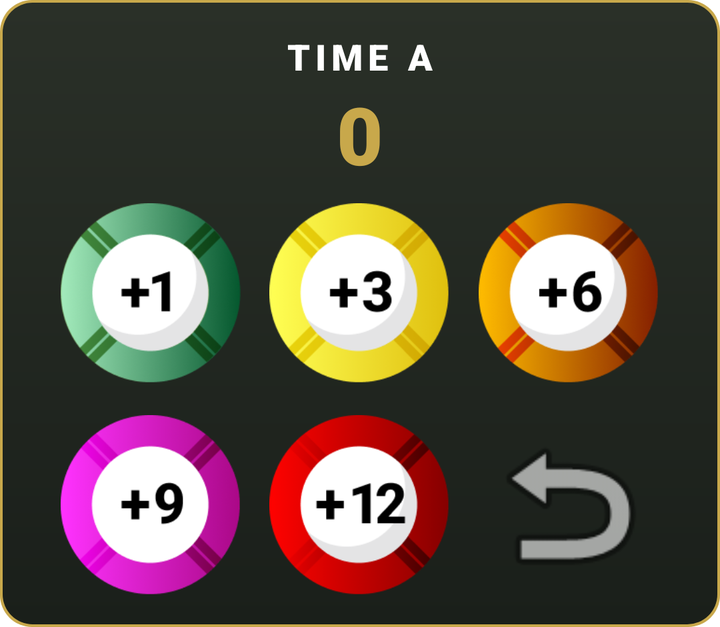
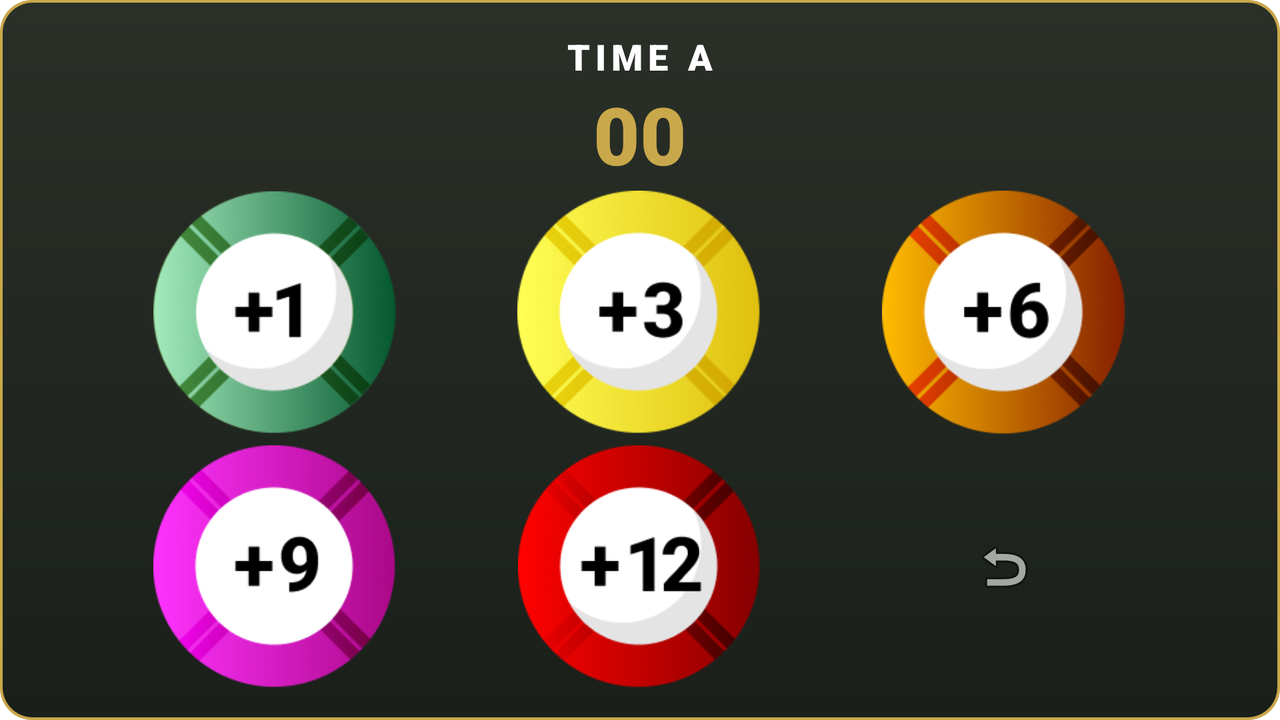

The same Android screen from two of the app's own layout files: first res/layout/ as a phone draws it, then the repository's variant for another configuration, drawn on a device whose configuration selects that folder. Both files follow.
<!-- AndroidManifest.xml: application theme Theme.ChoraMarreco -->
<!-- res/layout/card_score.xml -->
<?xml version="1.0" encoding="utf-8"?>
<androidx.constraintlayout.widget.ConstraintLayout xmlns:android="http://schemas.android.com/apk/res/android"
    xmlns:app="http://schemas.android.com/apk/res-auto"
    xmlns:tools="http://schemas.android.com/tools"
    android:layout_width="match_parent"
    android:layout_height="wrap_content"
    android:background="@drawable/bg_card_dark"
    android:padding="@dimen/spacing_normal">

    <TextView
        android:id="@+id/tvTeamName"
        android:layout_width="wrap_content"
        android:layout_height="wrap_content"
        android:fontFamily="sans-serif-black"
        android:letterSpacing="0.15"
        android:textAllCaps="true"
        android:textColor="@color/white"
        android:textSize="@dimen/text_large"
        app:layout_constraintEnd_toEndOf="parent"
        app:layout_constraintStart_toStartOf="parent"
        app:layout_constraintTop_toTopOf="parent"
        tools:text="time A" />

    <TextView
        android:id="@+id/tvScore"
        android:layout_width="wrap_content"
        android:layout_height="wrap_content"
        android:fontFamily="sans-serif-black"
        android:text="0"
        android:textColor="@color/secondary_yellow"
        android:textSize="@dimen/text_display_xlarge"
        app:layout_constraintEnd_toEndOf="parent"
        app:layout_constraintStart_toStartOf="parent"
        app:layout_constraintTop_toBottomOf="@id/tvTeamName" />

    <LinearLayout
        android:id="@+id/rowChips1"
        android:layout_width="0dp"
        android:layout_height="wrap_content"
        android:layout_marginTop="@dimen/spacing_small"
        android:gravity="center_vertical"
        android:orientation="horizontal"
        app:layout_constraintEnd_toEndOf="parent"
        app:layout_constraintStart_toStartOf="parent"
        app:layout_constraintTop_toBottomOf="@id/tvScore">

        <Space
            android:layout_width="0dp"
            android:layout_height="@dimen/divider_height"
            android:layout_weight="1" />

        <ImageButton
            android:id="@+id/btnPlus1"
            android:layout_width="@dimen/chip_button_size"
            android:layout_height="@dimen/chip_button_size"
            android:background="@drawable/ic_one"
            android:contentDescription="@string/desc_plus_1"
            android:scaleType="fitCenter" />

        <Space
            android:layout_width="0dp"
            android:layout_height="@dimen/divider_height"
            android:layout_weight="1" />

        <ImageButton
            android:id="@+id/btnPlus3"
            android:layout_width="@dimen/chip_button_size"
            android:layout_height="@dimen/chip_button_size"
            android:background="@drawable/ic_three"
            android:contentDescription="@string/desc_plus_3"
            android:scaleType="fitCenter" />

        <Space
            android:layout_width="0dp"
            android:layout_height="@dimen/divider_height"
            android:layout_weight="1" />

        <ImageButton
            android:id="@+id/btnPlus6"
            android:layout_width="@dimen/chip_button_size"
            android:layout_height="@dimen/chip_button_size"
            android:background="@drawable/ic_six"
            android:contentDescription="@string/desc_plus_3"
            android:scaleType="fitCenter" />

        <Space
            android:layout_width="0dp"
            android:layout_height="@dimen/divider_height"
            android:layout_weight="1" />

    </LinearLayout>

    <LinearLayout
        android:id="@+id/rowChips2"
        android:layout_width="0dp"
        android:layout_height="wrap_content"
        android:layout_marginTop="@dimen/spacing_normal"
        android:gravity="center"
        android:orientation="horizontal"
        app:layout_constraintBottom_toBottomOf="parent"
        app:layout_constraintEnd_toEndOf="parent"
        app:layout_constraintStart_toStartOf="parent"
        app:layout_constraintTop_toBottomOf="@id/rowChips1">

        <Space
            android:layout_width="0dp"
            android:layout_height="@dimen/divider_height"
            android:layout_weight="1" />

        <ImageButton
            android:id="@+id/btnPlus9"
            android:layout_width="@dimen/chip_button_size"
            android:layout_height="@dimen/chip_button_size"
            android:background="@drawable/ic_nine"
            android:contentDescription="@string/desc_plus_9"
            android:scaleType="fitCenter" />

        <Space
            android:layout_width="0dp"
            android:layout_height="@dimen/divider_height"
            android:layout_weight="1" />

        <ImageButton
            android:id="@+id/btnPlus12"
            android:layout_width="@dimen/chip_button_size"
            android:layout_height="@dimen/chip_button_size"
            android:background="@drawable/ic_twelve"
            android:contentDescription="@string/desc_plus_12"
            android:scaleType="fitCenter" />

        <Space
            android:layout_width="0dp"
            android:layout_height="@dimen/divider_height"
            android:layout_weight="1" />

        <ImageButton
            android:id="@+id/btnUndo"
            android:layout_width="@dimen/chip_button_size"
            android:layout_height="@dimen/chip_button_size"
            android:background="@null"
            android:backgroundTint="@color/white"
            android:contentDescription="@string/desc_undo"
            android:scaleType="fitCenter"
            android:src="@android:drawable/ic_menu_revert" />

        <Space
            android:layout_width="0dp"
            android:layout_height="@dimen/divider_height"
            android:layout_weight="1" />
    </LinearLayout>

</androidx.constraintlayout.widget.ConstraintLayout>
<!-- resources referenced by this layout -->
<resources>
  <color name="secondary_yellow">#C8A84B</color>
  <color name="white">#FFFFFFFF</color>
  <dimen name="chip_button_size">90dp</dimen>
  <dimen name="divider_height">1dp</dimen>
  <dimen name="spacing_normal">16dp</dimen>
  <dimen name="spacing_small">8dp</dimen>
  <dimen name="text_display_xlarge">40sp</dimen>
  <dimen name="text_large">18sp</dimen>
  <!-- drawable bg_card_dark (drawable) -->
  <?xml version="1.0" encoding="utf-8"?>
  <layer-list xmlns:android="http://schemas.android.com/apk/res/android">
  
      <item>
          <shape android:shape="rectangle">
              <corners android:radius="16dp" />
              <solid android:color="@color/secondary_yellow" />
          </shape>
      </item>
  
      <item
          android:bottom="1.5dp"
          android:left="1.5dp"
          android:right="1.5dp"
          android:top="1.5dp">
          <shape android:shape="rectangle">
              <corners android:radius="15dp" />
              <gradient
                  android:angle="270"
                  android:endColor="@color/card_dark_end"
                  android:startColor="@color/card_dark_start"
                  android:type="linear" />
          </shape>
      </item>
  </layer-list>
  <!-- drawable ic_nine: png bitmap (drawable, 18402 bytes) -->
  <!-- drawable ic_one: png bitmap (drawable, 23180 bytes) -->
  <!-- drawable ic_six: png bitmap (drawable, 18608 bytes) -->
  <!-- drawable ic_three: png bitmap (drawable, 16408 bytes) -->
  <!-- drawable ic_twelve: png bitmap (drawable, 13745 bytes) -->
  <string name="desc_plus_1">+1</string>
  <string name="desc_plus_12">+12</string>
  <string name="desc_plus_3">+3</string>
  <string name="desc_plus_9">+9</string>
  <string name="desc_undo">Desfazer</string>
  <style name="Theme.ChoraMarreco" parent="Base.Theme.ChoraMarreco" />
  <color name="card_dark_end">#1A1F1A</color>
  <color name="card_dark_start">#2A3028</color>
  <style name="Base.Theme.ChoraMarreco" parent="Theme.MaterialComponents.Light.NoActionBar">
          <item name="android:windowLightStatusBar">false</item>
          <item name="android:navigationBarColor">@color/primary_green</item>
          <item name="android:statusBarColor">@color/primary_green</item>
          <item name="windowActionBar">false</item>
          <item name="windowNoTitle">true</item>
      </style>
  <color name="primary_green">#0F3624</color>
</resources>
<!-- res/layout-land/card_score.xml (the repository's variant of the layout above) -->
<!-- drawn on the phone turned sideways -->
<?xml version="1.0" encoding="utf-8"?>
<LinearLayout xmlns:android="http://schemas.android.com/apk/res/android"
    xmlns:tools="http://schemas.android.com/tools"
    android:layout_width="match_parent"
    android:layout_height="match_parent"
    android:background="@drawable/bg_card_dark"
    android:gravity="center_horizontal"
    android:orientation="vertical"
    android:padding="@dimen/spacing_normal">

    <TextView
        android:id="@+id/tvTeamName"
        android:layout_width="wrap_content"
        android:layout_height="wrap_content"
        android:fontFamily="sans-serif-black"
        android:letterSpacing="0.15"
        android:textAllCaps="true"
        android:textColor="#FFFFFF"
        android:textSize="@dimen/text_large"
        tools:text="time A" />

    <TextView
        android:id="@+id/tvScore"
        android:layout_width="wrap_content"
        android:layout_height="wrap_content"
        android:fontFamily="sans-serif-black"
        android:text="00"
        android:textColor="#C8A84B"
        android:textSize="@dimen/text_display_xlarge" />

    <LinearLayout
        android:id="@+id/rowChips1"
        android:layout_width="match_parent"
        android:layout_height="0dp"
        android:layout_weight="1"
        android:gravity="center"
        android:orientation="horizontal">

        <Space
            android:layout_width="0dp"
            android:layout_height="@dimen/divider_height"
            android:layout_weight="1" />

        <ImageButton
            android:id="@+id/btnPlus1"
            android:layout_width="0dp"
            android:layout_height="match_parent"
            android:layout_weight="2"
            android:background="@null"
            android:contentDescription="+1"
            android:scaleType="centerInside"
            android:src="@drawable/ic_one" />

        <Space
            android:layout_width="0dp"
            android:layout_height="@dimen/divider_height"
            android:layout_weight="1" />

        <ImageButton
            android:id="@+id/btnPlus3"
            android:layout_width="0dp"
            android:layout_height="match_parent"
            android:layout_weight="2"
            android:background="@null"
            android:contentDescription="+3"
            android:scaleType="centerInside"
            android:src="@drawable/ic_three" />

        <Space
            android:layout_width="0dp"
            android:layout_height="@dimen/divider_height"
            android:layout_weight="1" />

        <ImageButton
            android:id="@+id/btnPlus6"
            android:layout_width="0dp"
            android:layout_height="match_parent"
            android:layout_weight="2"
            android:background="@null"
            android:contentDescription="+6"
            android:scaleType="centerInside"
            android:src="@drawable/ic_six" />

        <Space
            android:layout_width="0dp"
            android:layout_height="@dimen/divider_height"
            android:layout_weight="1" />

    </LinearLayout>

    <LinearLayout
        android:id="@+id/rowChips2"
        android:layout_width="match_parent"
        android:layout_height="0dp"
        android:layout_weight="1"
        android:gravity="center"
        android:orientation="horizontal"
        android:paddingTop="@dimen/spacing_tiny">

        <Space
            android:layout_width="0dp"
            android:layout_height="@dimen/divider_height"
            android:layout_weight="1" />

        <ImageButton
            android:id="@+id/btnPlus9"
            android:layout_width="0dp"
            android:layout_height="match_parent"
            android:layout_weight="2"
            android:background="@null"
            android:contentDescription="+9"
            android:scaleType="centerInside"
            android:src="@drawable/ic_nine" />

        <Space
            android:layout_width="0dp"
            android:layout_height="@dimen/divider_height"
            android:layout_weight="1" />

        <ImageButton
            android:id="@+id/btnPlus12"
            android:layout_width="0dp"
            android:layout_height="match_parent"
            android:layout_weight="2"
            android:background="@null"
            android:contentDescription="+12"
            android:scaleType="centerInside"
            android:src="@drawable/ic_twelve" />

        <Space
            android:layout_width="0dp"
            android:layout_height="@dimen/divider_height"
            android:layout_weight="1" />

        <ImageButton
            android:id="@+id/btnUndo"
            android:layout_width="0dp"
            android:layout_height="match_parent"
            android:layout_weight="2"
            android:background="@null"
            android:contentDescription="Desfazer"
            android:src="@android:drawable/ic_menu_revert" />

        <Space
            android:layout_width="0dp"
            android:layout_height="@dimen/divider_height"
            android:layout_weight="1" />
    </LinearLayout>

</LinearLayout>
<!-- resources referenced by the variant -->
<!-- as the phone turned sideways resolves them -->
<resources>
  <dimen name="divider_height">1dp</dimen>
  <dimen name="spacing_normal">16dp</dimen>
  <dimen name="spacing_tiny">4dp</dimen>
  <dimen name="text_display_xlarge">40sp</dimen>
  <dimen name="text_large">18sp</dimen>
  <!-- drawable bg_card_dark (drawable) -->
  <?xml version="1.0" encoding="utf-8"?>
  <layer-list xmlns:android="http://schemas.android.com/apk/res/android">
  
      <item>
          <shape android:shape="rectangle">
              <corners android:radius="16dp" />
              <solid android:color="@color/secondary_yellow" />
          </shape>
      </item>
  
      <item
          android:bottom="1.5dp"
          android:left="1.5dp"
          android:right="1.5dp"
          android:top="1.5dp">
          <shape android:shape="rectangle">
              <corners android:radius="15dp" />
              <gradient
                  android:angle="270"
                  android:endColor="@color/card_dark_end"
                  android:startColor="@color/card_dark_start"
                  android:type="linear" />
          </shape>
      </item>
  </layer-list>
  <!-- drawable ic_nine: png bitmap (drawable, 18402 bytes) -->
  <!-- drawable ic_one: png bitmap (drawable, 23180 bytes) -->
  <!-- drawable ic_six: png bitmap (drawable, 18608 bytes) -->
  <!-- drawable ic_three: png bitmap (drawable, 16408 bytes) -->
  <!-- drawable ic_twelve: png bitmap (drawable, 13745 bytes) -->
  <style name="Theme.ChoraMarreco" parent="Base.Theme.ChoraMarreco" />
  <color name="secondary_yellow">#C8A84B</color>
  <color name="card_dark_end">#1A1F1A</color>
  <color name="card_dark_start">#2A3028</color>
  <style name="Base.Theme.ChoraMarreco" parent="Theme.MaterialComponents.Light.NoActionBar">
          <item name="android:windowLightStatusBar">false</item>
          <item name="android:navigationBarColor">@color/primary_green</item>
          <item name="android:statusBarColor">@color/primary_green</item>
          <item name="windowActionBar">false</item>
          <item name="windowNoTitle">true</item>
      </style>
  <color name="primary_green">#0F3624</color>
</resources>
